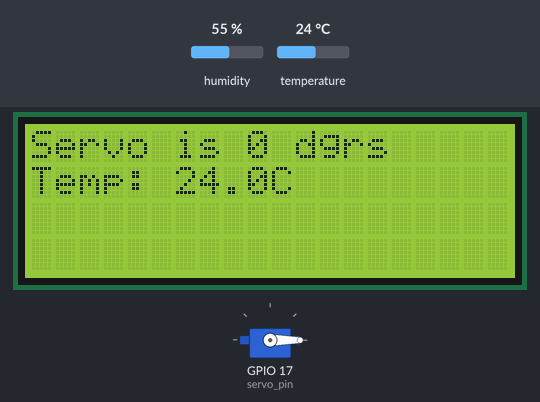
This program was run on a simulated Raspberry Pi (BCM pin numbers). Shown: 20×4 character LCD, servo. The inputs (shaded band) are chosen by the test bench; at power-on: temperature 24 °C, humidity 55 %. The clock reads 2024-03-15 10:24:30 at power-on unless the program sets it; files the program writes start out absent; servo angles are drawn from the pulse width (0.5 ms = 0°, 2.5 ms = 180°); what the program prints to the terminal is not drawn.

Above: at 1.4 s.
1.5 s: temperature set to 29.3 °C
At 7.0 s:
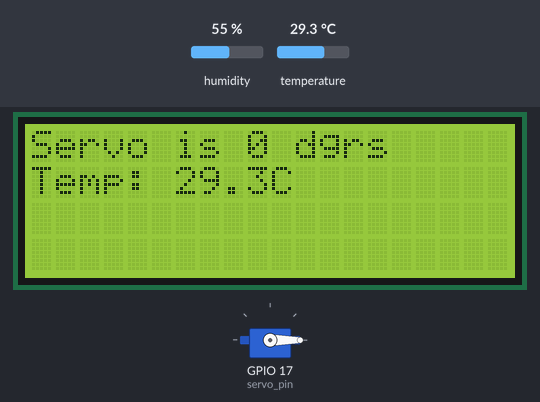
8.9 s: temperature set to 30.4 °C
At 13.1 s:
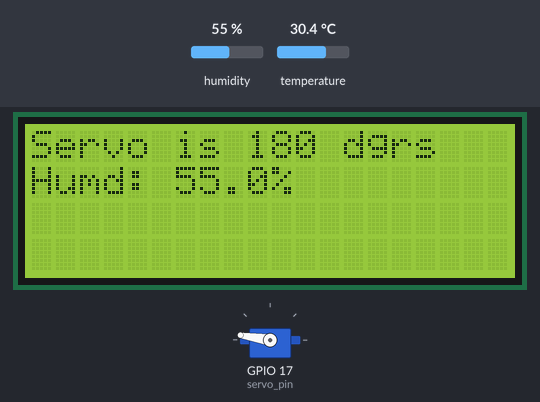
15.3 s: temperature set to 29.4 °C
At 16.6 s:
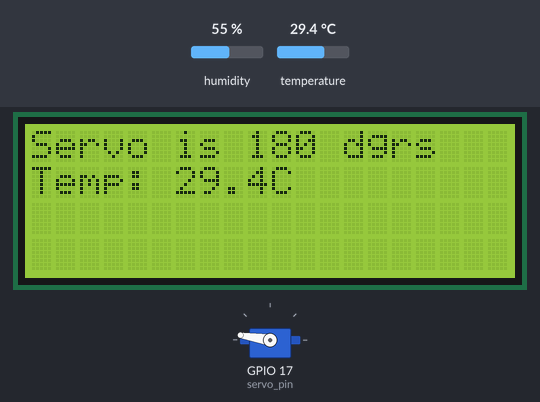
21.7 s: temperature set to 28.5 °C
At 27.2 s:
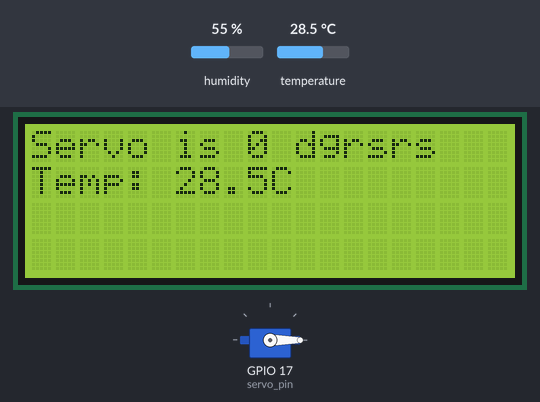
29.3 s: humidity set to 22 %
At 34.4 s:
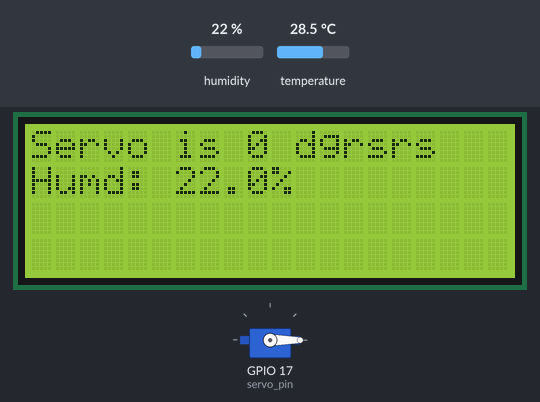
Timing chart, 0 to 35.9 s (numbered marks = the images above; inputs shaded):
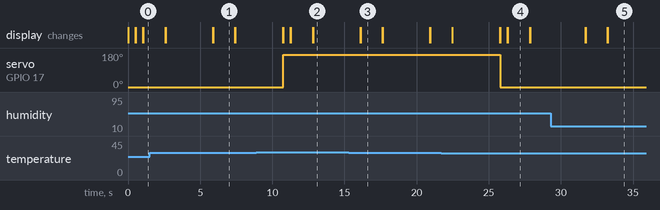

Measured:
- the behaviour switches between 29.9 and 30 °C on temperature (found by bisection; images 1 and 2)
- the behaviour switches between 29.1 and 29 °C on temperature (found by bisection; images 3 and 4)
- after the input at 8.9 s, servo on GPIO 17 (servo_pin): 0° → 171° after 1.8 s
- after the input at 21.7 s, servo on GPIO 17 (servo_pin): 171° → 0° after 4.1 s; the display: first differs from a run without the input after 4.1 s (image 4 shows a later state)
- what the display in image 1 shows lasts 1.5 s, from 5.9 s to 7.4 s

The program:

datalogger.py
```python
# please install the libraries from here
# https://github.com/adafruit/Adafruit_CircuitPython_DHT

# adafruit libraries
import board
import adafruit_dht

import RPi.GPIO as GPIO
# setup the GPIO pin for the servo
servo_pin = 17
GPIO.setmode(GPIO.BCM)
GPIO.setup(servo_pin,GPIO.OUT)

# setup PWM process
pwm = GPIO.PWM(servo_pin,50) # 50 Hz (20 ms PWM period)
# Start PWM running, with value of 0 (pulse off)
pwm.start(0)

# time libraries
import time
from datetime import datetime

# path libraries
import os.path

# pwm = pulseio.PWMOut(board.D17, frequency=50)
# servo = servo.Servo(pwm, min_pulse=0, max_pulse=2000)

# Initial the dht device, with data pin connected to:
dhtDevice = adafruit_dht.DHT22(board.D4)

# you can pass DHT22 use_pulseio=False if you wouldn't like to use pulseio.
# This may be necessary on a Linux single board computer like the Raspberry Pi,
# but it will not work in CircuitPython.
# dhtDevice = adafruit_dht.DHT22(board.D18, use_pulseio=False)

# display libraries
# lcddriver.py and i2c_lib.py have to be on the root folder (in our case is dht22)
import lcddriver
import time

# Load the driver and set it to "display"
# If you use something from the driver library use the "display." prefix first
display = lcddriver.lcd()

# function tthat writes readings to csv
def write_content_to_csv():
    print("writing content to csv!!!")
    f = open(path + folder_name + csv_file_name, "a+")
    for i in range(0, len(list_to_file)):
        print(list_to_file[i])
        # saves each reading on csv
        f.write(list_to_file[i])

    # adds new line for next reading
    f.write("\r\n")
    # cleans lists for next reading
    list_to_file.clear()
    f.close()

def rotate_servo_to_zero_degrees():
    print("rotate_servo_to_zero_degrees!!")
    long_string(display, "Servo is 0 dgrs", 1)
    pwm.ChangeDutyCycle(2+(0.0/18))
    time.sleep(0.5)
    pwm.ChangeDutyCycle(0)

def rotate_servo_to_180_degress():
    print("rotate_servo_to_180_degress!!")
    long_string(display, "Servo is 180 dgrs", 1)
    pwm.ChangeDutyCycle(2+(180.0/18))
    time.sleep(0.5)
    pwm.ChangeDutyCycle(0)

def long_string(display, text = '', num_line = 1, num_cols = 20):
    """
    Parameters: (driver, string to print, number of line to print, number of columns of your display)
    Return: This function send to display your scrolling string.
    """
    if(len(text) > num_cols):
        display.lcd_display_string(text[:num_cols],num_line)
        time.sleep(1)
        for i in range(len(text) - num_cols + 1):
            text_to_print = text[i:i+num_cols]
            display.lcd_display_string(text_to_print,num_line)
            time.sleep(0.2)
            time.sleep(1)
    else:
        display.lcd_display_string(text,num_line)


while True:
    try:
        # list of values to be saved on csv
        list_to_file = []

        # Print the values to the serial port
        temperature_c = dhtDevice.temperature
        temperature_f = temperature_c * (9 / 5) + 32
        humidity = dhtDevice.humidity
        print(
            "Temp: {:.1f} F / {:.1f} C    Humidity: {}% ".format(
                temperature_f, temperature_c, humidity
            )
        )

        # servo angle based on temperature
        if((temperature_c >= 24.0) and (temperature_c <= 29.0)):
            rotate_servo_to_zero_degrees()
            degrees = 0
        elif(temperature_c >= 30.0):
            rotate_servo_to_180_degress()
            degrees = 180

        # display readings on LCD
        print("Writing to display")
        long_string(display, "Temp: " + str(temperature_c) + "C", 2)
        time.sleep(1.5)
        long_string(display, "Humd: "+ str(humidity) + "%", 2)
        time.sleep(1)

        # display.lcd_display_string("Temp: " + str(temperature_c) + "C", 1) # Write line of text to first line of display
        # display.lcd_display_string("Humd: "+ str(humidity) + "%", 2) # Write line of text to second line of display

        # folder creation
        # each month a folder will be create with the format December-2020, January-2021 etc..
        now = datetime.now()
        date = now.strftime("%d/%m/%Y")
        current_month = now.strftime('%B')
        current_year = now.strftime("%Y")
        current_time = now.strftime("%H:%M:%S")
        folder_name = current_month + '-' + current_year + '/'

        # checks if folder already exists
        path = "/home/pi/Desktop/dht22/"
        if not os.path.exists(path + folder_name):
            print("Folder does not exist, creating...")
            os.makedirs(path + folder_name)
        else:
            print("Folder exists")

        # csv creation
        headers = "Date,Time,Temperature,Humidity,Servo Rotation (Degrees)" + "\r\n"
        # each file will have as format 01-12-2020.csv and so on
        csv_file_name = now.strftime("%d-%m-%Y") + ".csv"

        list_to_file.append(str(date) + ",")
        list_to_file.append(str(current_time) + ",")
        list_to_file.append(str(temperature_c) + ",")
        list_to_file.append(str(humidity) + ",")
        list_to_file.append(str(degrees))

        # checks if file already exists
        if(os.path.isfile(path + folder_name + csv_file_name)):
            print("File exists")
            write_content_to_csv()
        else:
            print("File does not exist, creating...")
            # creates file including headers
            f = open(path + folder_name + csv_file_name, "a+")
            f.write(headers)
            f.close()
            write_content_to_csv()

    except RuntimeError as error:
        # Errors happen fairly often, DHT's are hard to read, just keep going
        print(error.args[0])
        time.sleep(2.0)
        continue
    except Exception as error:
        dhtDevice.exit()
        raise error
    time.sleep(2.0)
```

lcddriver.py
```python
# Driver library for LCD display. Provided by Ryanteck LTD.
# The procedures below can all be called in your own code!
# You can just stick to the print string one though ;-)

# This is the driver library for the LCD display
# It contains some functions that you can call in your own program
# Just remember that in order to use it you have to import it
# You can do that with the line: import lcddriver
# Make sure that lcddriver is in the same directory though!
# Credit for this code goes to "natbett" of the Raspberry Pi Forum 18/02/13

# Backlight: Enhanced by TOMDENKT - backlight control (on/off)
# If lcddriver.py is NOT in same folder with your scripts,
# set path to lcddriver IN YOUR script such as
#import sys
#sys.path.append("/home/pi/lcd") # example, path to lcddriver.py

import i2c_lib
from time import *

# LCD Address
# Usually you will have to use one of the two provided values below.
# If you prefer, you can check your LCD address with the command: "sudo i2cdetect -y 1"
# This is a common LCD address.
ADDRESS = 0x27
# This is another common LCD address.
#ADDRESS = 0x3f

# commands
LCD_CLEARDISPLAY = 0x01
LCD_RETURNHOME = 0x02
LCD_ENTRYMODESET = 0x04
LCD_DISPLAYCONTROL = 0x08
LCD_CURSORSHIFT = 0x10
LCD_FUNCTIONSET = 0x20
LCD_SETCGRAMADDR = 0x40
LCD_SETDDRAMADDR = 0x80

# flags for display entry mode
LCD_ENTRYRIGHT = 0x00
LCD_ENTRYLEFT = 0x02
LCD_ENTRYSHIFTINCREMENT = 0x01
LCD_ENTRYSHIFTDECREMENT = 0x00

# flags for display on/off control
LCD_DISPLAYON = 0x04
LCD_DISPLAYOFF = 0x00
LCD_CURSORON = 0x02
LCD_CURSOROFF = 0x00
LCD_BLINKON = 0x01
LCD_BLINKOFF = 0x00

# flags for display/cursor shift
LCD_DISPLAYMOVE = 0x08
LCD_CURSORMOVE = 0x00
LCD_MOVERIGHT = 0x04
LCD_MOVELEFT = 0x00

# flags for function set
LCD_8BITMODE = 0x10
LCD_4BITMODE = 0x00
LCD_2LINE = 0x08
LCD_1LINE = 0x00
LCD_5x10DOTS = 0x04
LCD_5x8DOTS = 0x00

# flags for backlight control
LCD_BACKLIGHT = 0x08
LCD_NOBACKLIGHT = 0x00

En = 0b00000100 # Enable bit
Rw = 0b00000010 # Read/Write bit
Rs = 0b00000001 # Register select bit

class lcd:
   #initializes objects and lcd
   def __init__(self):
      self.lcd_device = i2c_lib.i2c_device(ADDRESS)

      self.lcd_write(0x03)
      self.lcd_write(0x03)
      self.lcd_write(0x03)
      self.lcd_write(0x02)

      self.lcd_write(LCD_FUNCTIONSET | LCD_2LINE | LCD_5x8DOTS | LCD_4BITMODE)
      self.lcd_write(LCD_DISPLAYCONTROL | LCD_DISPLAYON)
      self.lcd_write(LCD_CLEARDISPLAY)
      self.lcd_write(LCD_ENTRYMODESET | LCD_ENTRYLEFT)
      sleep(0.2)

   # clocks EN to latch command
   def lcd_strobe(self, data):
      self.lcd_device.write_cmd(data | En | LCD_BACKLIGHT)
      sleep(.0005)
      self.lcd_device.write_cmd(((data & ~En) | LCD_BACKLIGHT))
      sleep(.0001)

   def lcd_write_four_bits(self, data):
      self.lcd_device.write_cmd(data | LCD_BACKLIGHT)
      self.lcd_strobe(data)

   # write a command to lcd
   def lcd_write(self, cmd, mode=0):
      self.lcd_write_four_bits(mode | (cmd & 0xF0))
      self.lcd_write_four_bits(mode | ((cmd << 4) & 0xF0))

   # put string function
   def lcd_display_string(self, string, line):
      if line == 1:
         self.lcd_write(0x80)
      if line == 2:
         self.lcd_write(0xC0)
      if line == 3:
         self.lcd_write(0x94)
      if line == 4:
         self.lcd_write(0xD4)

      for char in string:
         self.lcd_write(ord(char), Rs)

   # clear lcd and set to home
   def lcd_clear(self):
      self.lcd_write(LCD_CLEARDISPLAY)
      self.lcd_write(LCD_RETURNHOME)

   # backlight control (on/off)
   # options: lcd_backlight(1) = ON, lcd_backlight(0) = OFF
   def lcd_backlight(self, state):
      if state == 1:
         self.lcd_device.write_cmd(LCD_BACKLIGHT)
      elif state == 0:
         self.lcd_device.write_cmd(LCD_NOBACKLIGHT)
```

i2c_lib.py
```python
import smbus
from time import *

class i2c_device:
   def __init__(self, addr, port=1):
      self.addr = addr
      self.bus = smbus.SMBus(port)

# Write a single command
   def write_cmd(self, cmd):
      self.bus.write_byte(self.addr, cmd)
      sleep(0.0001)

# Write a command and argument
   def write_cmd_arg(self, cmd, data):
      self.bus.write_byte_data(self.addr, cmd, data)
      sleep(0.0001)

# Write a block of data
   def write_block_data(self, cmd, data):
      self.bus.write_block_data(self.addr, cmd, data)
      sleep(0.0001)

# Read a single byte
   def read(self):
      return self.bus.read_byte(self.addr)

# Read
   def read_data(self, cmd):
      return self.bus.read_byte_data(self.addr, cmd)

# Read a block of data
   def read_block_data(self, cmd):
      return self.bus.read_block_data(self.addr, cmd)
```
